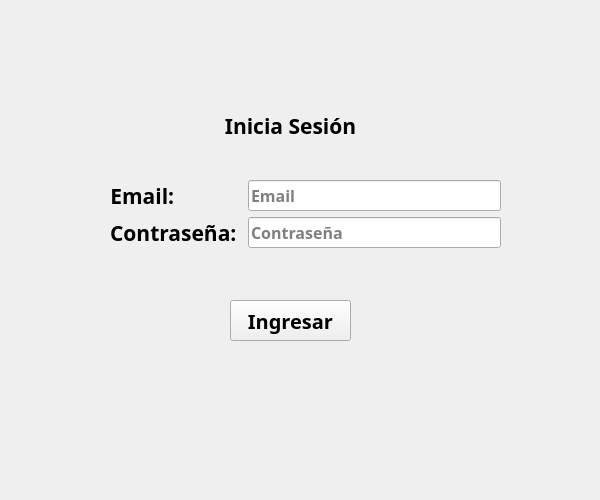
<?xml version="1.0" encoding="UTF-8"?>
<ui version="4.0">
 <class>Login</class>
 <widget class="QWidget" name="Login">
  <property name="geometry">
   <rect>
    <x>0</x>
    <y>0</y>
    <width>600</width>
    <height>500</height>
   </rect>
  </property>
  <property name="maximumSize">
   <size>
    <width>600</width>
    <height>500</height>
   </size>
  </property>
  <property name="windowTitle">
   <string>Form</string>
  </property>
  <widget class="QLabel" name="lblLogin">
   <property name="geometry">
    <rect>
     <x>190</x>
     <y>90</y>
     <width>201</width>
     <height>71</height>
    </rect>
   </property>
   <property name="font">
    <font>
     <family>Montserrat</family>
     <pointsize>16</pointsize>
     <bold>true</bold>
    </font>
   </property>
   <property name="text">
    <string>Inicia Sesión</string>
   </property>
   <property name="alignment">
    <set>Qt::AlignmentFlag::AlignCenter</set>
   </property>
  </widget>
  <widget class="QLabel" name="lblMessage">
   <property name="geometry">
    <rect>
     <x>100</x>
     <y>400</y>
     <width>391</width>
     <height>71</height>
    </rect>
   </property>
   <property name="font">
    <font>
     <family>Montserrat</family>
     <pointsize>13</pointsize>
     <bold>true</bold>
    </font>
   </property>
   <property name="text">
    <string/>
   </property>
   <property name="alignment">
    <set>Qt::AlignmentFlag::AlignCenter</set>
   </property>
  </widget>
  <widget class="QPushButton" name="btnLogin">
   <property name="geometry">
    <rect>
     <x>230</x>
     <y>300</y>
     <width>121</width>
     <height>41</height>
    </rect>
   </property>
   <property name="font">
    <font>
     <family>Montserrat</family>
     <pointsize>15</pointsize>
     <bold>true</bold>
    </font>
   </property>
   <property name="text">
    <string>Ingresar</string>
   </property>
  </widget>
  <widget class="QWidget" name="layoutWidget">
   <property name="geometry">
    <rect>
     <x>110</x>
     <y>180</y>
     <width>391</width>
     <height>89</height>
    </rect>
   </property>
   <layout class="QFormLayout" name="formLayout">
    <item row="0" column="0">
     <widget class="QLabel" name="lblEmail">
      <property name="font">
       <font>
        <family>Montserrat</family>
        <pointsize>16</pointsize>
        <bold>true</bold>
       </font>
      </property>
      <property name="text">
       <string>Email: </string>
      </property>
      <property name="alignment">
       <set>Qt::AlignmentFlag::AlignCenter</set>
      </property>
     </widget>
    </item>
    <item row="0" column="1">
     <widget class="QLineEdit" name="leEmail">
      <property name="font">
       <font>
        <family>Montserrat</family>
        <pointsize>12</pointsize>
        <bold>true</bold>
       </font>
      </property>
      <property name="placeholderText">
       <string>Email</string>
      </property>
     </widget>
    </item>
    <item row="2" column="0">
     <widget class="QLabel" name="lblPass">
      <property name="font">
       <font>
        <family>Montserrat</family>
        <pointsize>16</pointsize>
        <bold>true</bold>
       </font>
      </property>
      <property name="text">
       <string>Contraseña: </string>
      </property>
      <property name="alignment">
       <set>Qt::AlignmentFlag::AlignCenter</set>
      </property>
     </widget>
    </item>
    <item row="2" column="1">
     <widget class="QLineEdit" name="lePass">
      <property name="font">
       <font>
        <family>Montserrat</family>
        <pointsize>12</pointsize>
        <bold>true</bold>
       </font>
      </property>
      <property name="echoMode">
       <enum>QLineEdit::EchoMode::Password</enum>
      </property>
      <property name="placeholderText">
       <string>Contraseña</string>
      </property>
     </widget>
    </item>
   </layout>
  </widget>
 </widget>
 <resources/>
 <connections/>
</ui>
